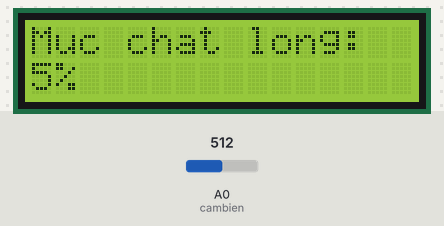
A sketch run on a simulated Arduino Uno, built with avr-gcc and run on an emulated ATmega328P. On the bench: 16×2 character LCD. The inputs (shaded band) are chosen by the test bench; at power-on: A0 (cambien) = 512.

Above: at 1.2 s.
1.3 s: A0 (cambien) set to 716
At 2.4 s:
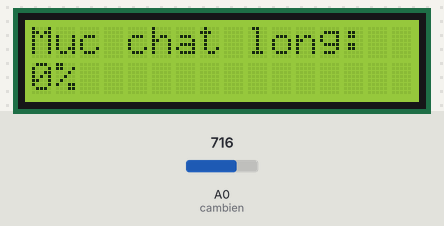
3.6 s: A0 (cambien) set to 306
At 5.3 s:
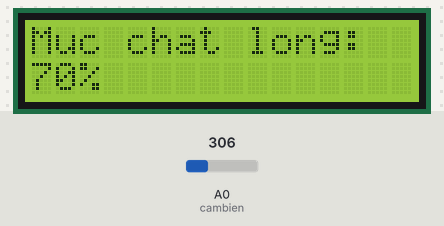
5.6 s: A0 (cambien) set to 122
At 7.3 s:
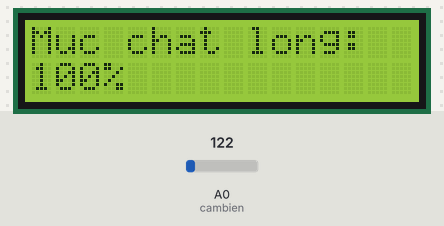
Timing chart, 0 to 8.8 s (numbered marks = the images above; inputs shaded):
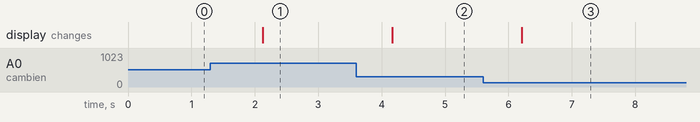

Measured:
- after the input at 1.3 s, the display: changes after 0.83 s (image 1)
- after the input at 3.6 s, the display: changes after 0.57 s (image 2)
- after the input at 5.6 s, the display: changes after 0.61 s (image 3)

The sketch:

Code_do_muc_chat_long.ino
```cpp
#include <Wire.h>
#include <LiquidCrystal_I2C.h>

#define cambien A0 // Định nghĩa chân cảm biến đất

// Khai báo LCD 1602 I2C tại địa chỉ 0x27
LiquidCrystal_I2C lcd(0x27, 16, 2);

void setup() {
  lcd.begin();            // Khởi động LCD
  lcd.backlight();        // Bật đèn nền LCD
  pinMode(cambien, INPUT);// Thiết lập chân cảm biến là đầu vào

}

void loop() {
  int val = analogRead(cambien);  // Đọc giá trị từ cảm biến đất
  int giatri = map(val, 530, 210, 0, 100); // Quy đổi giá trị ra %

  // Bảo đảm giá trị trong khoảng 0 - 100
  if (giatri <= 0) giatri = 0;
  if (giatri > 100) giatri = 100;

  // Hiển thị độ ẩm lên LCD
  lcd.setCursor(0, 0);
  lcd.print("Muc chat long: ");
  lcd.setCursor(0, 1);
  lcd.print(giatri);
  lcd.print("%   "); // In thêm khoảng trắng để xóa dư ký tự cũ

  delay(1000); // Độ trễ 1 giây
}
```
